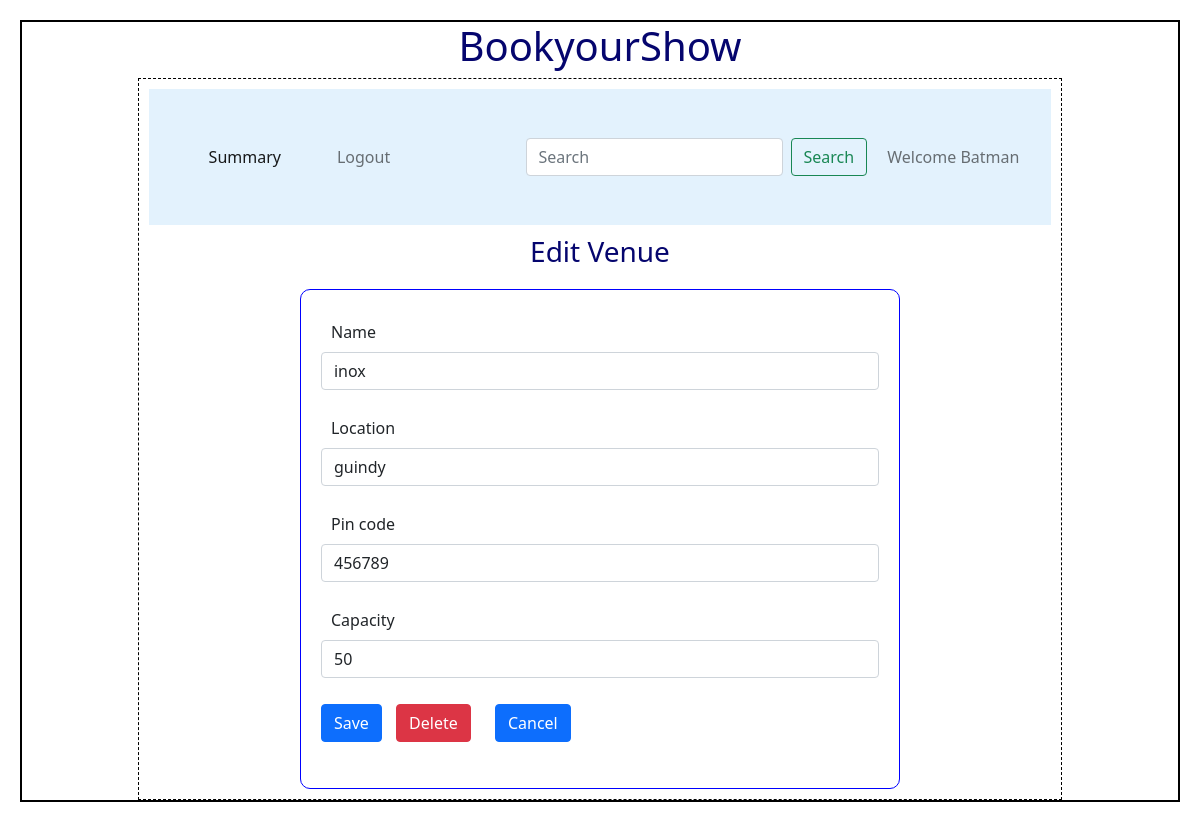
The app's page /edit_venue/1/Batman with its own data.
### backend/models.py (models this page shows)
class Theatre(db.Model):
    __tablename__="theatre"
    id=db.Column(db.Integer,primary_key=True)
    name=db.Column(db.String,nullable=False)
    location=db.Column(db.String,nullable=False)
    pin_code=db.Column(db.Integer,nullable=False)
    capacity=db.Column(db.Integer,nullable=False)
    shows = db.relationship("Show" , cascade = "all,delete" , backref = "theatre" , lazy = True)

### backend/controllers.py (the view, shortened to what this page needs)
@app.route("/edit_venue/<id>/<name>",methods=["GET","POST"])
def edit_venue(id,name):
    v=get_venue(id)
    return render_template("edit_venue.html",venue=v,name=name)

### backend/controllers.py (called while the page is built)
def get_venue(id):
    theatre=Theatre.query.filter_by(id=id).first()
    return theatre

### templates/edit_venue.html
{%extends "admin_layout.html"%}
{%block content%}
            {%if venue%}
                <div class="center"><h3>Edit Venue</h3></div>
                <form action="/edit_venue/{{venue.id}}/{{name}}" method="POST">
                <div class="input_form">
                    <div class="mb-3">
                        <label for="name" class="form-label">Name</label>
                        <input type="text" class="form-control" name="tname" id="tname" value="{{venue.name}}">
                    </div>
                    <div class="mb-3">
                        <label for="location" class="form-label">Location</label>
                        <input type="text" class="form-control" name="location" id="location" value="{{venue.location}}">
                    </div>
                    <div class="mb-3">
                        <label for="pin_code" class="form-label">Pin code</label>
                        <input type="number" class="form-control" name="pin_code" id="pin_code" value="{{venue.pin_code}}">
                    </div>
                    <div class="mb-3">
                        <label for="capacity" class="form-label">Capacity</label>
                        <input type="number" class="form-control" name="capacity" id="capacity" value="{{venue.capacity}}">
                    </div>
                    <div class="mb-3">
                        <button type="submit" class="btn btn-primary">Save</button>
                        <a href="/delete_venue/{{venue.id}}/{{name}}" type="button" class="btn btn-danger">Delete</a>
                        <a href="/admin/{{name}}" type="button" class="btn btn-primary">Cancel</a>
                    </div>
                </div>
                </form>
            {%endif%}
{%endblock%}

### static/styles/main.css (style rules this page uses)
* { margin: 10px; }
.input_form { border: 1px solid blue; width: 600px; height: 500px; margin: auto; margin-top: 20px; padding: 10px; border-radius: 10px; font-size: 16px; text-align: justify; }
.center { text-align: center; margin: auto; color: rgb(5,5,110) }

### records on screen
Theatre: tname "inox", location "guindy", pin_code "456789", capacity "50"

### other values on screen
{{ name }} "Batman"
